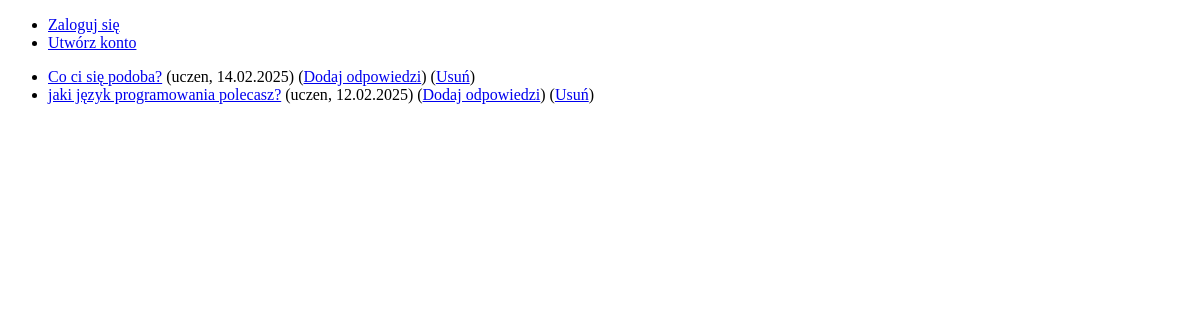
The page /lista/ on the database as committed earlier.
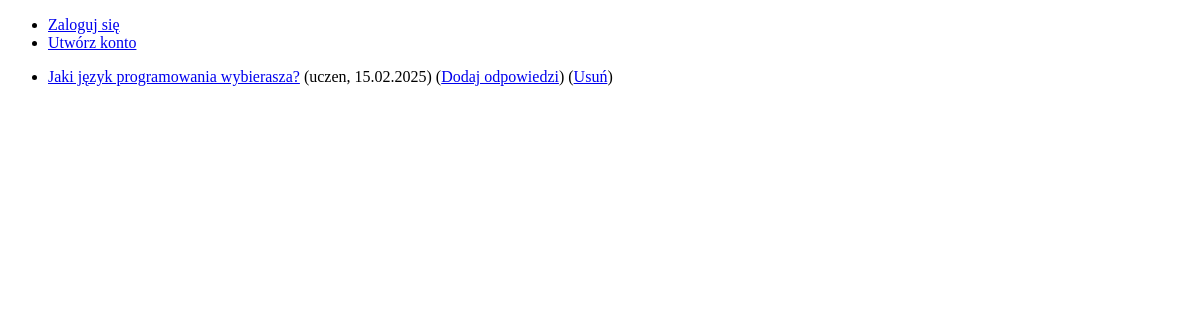
The same page on the database as committed later.
### polls/models.py (models this page shows, shortened)
class Pytanie(models.Model):
    tekst_pytania = models.CharField(max_length=200)
    data_pub = models.DateTimeField(
        "data publikacji",
        default=datetime.date.today)
    autor = models.ForeignKey(User, on_delete=models.CASCADE)

### polls/views.py (the view)
# urls.py: path("lista/", views.PytanieLista.as_view(), name="lista"),
class PytanieLista(generic.ListView):
    def get_queryset(self):
        return Pytanie.objects.order_by("-data_pub")[:5]

### polls/templates/polls/pytanie_list.html
{% extends "polls/base.html" %}
{% block tresc %}
{% if object_list %}
    <ul>
        {% for q in object_list %}
        <li><a href="{% url 'polls:detail' q.id %}">{{ q.tekst_pytania }}</a> ({{ q.autor.username }}, {{ q.data_pub|date:'d.m.Y' }})
            (<a href="{% url 'polls:odpowiedzi' q.id %}">Dodaj odpowiedzi</a>)
            (<a href="{% url 'polls:delete' q.id %}">Usuń</a>)
        </li>
        {% endfor %}
    </ul>
{% else %}
    <p>Brak ankiet!</p>
{% endif %}
{% endblock %}

### polls/templates/polls/base.html (shortened to what this page needs)
<!DOCTYPE html>
<html lang="en">
<head>
</head>
<body>
<ul>
{% if not user.is_authenticated %}
    <li><a href="{% url 'login' %}">Zaloguj się</a></li>
    <li><a href="{% url 'django_registration_register' %}">Utwórz konto</a></li>
{% endif %}
</ul>
{% block tresc %}{% endblock %}
</body>
</html>

Rows that differ between the two databases and show on the page:
removed Pytanie: tekst_pytania "Co ci się podoba?", autor.username "uczen", data_pub "14.02.2025"
removed Pytanie: tekst_pytania "jaki język programowania polecasz?", autor.username "uczen", data_pub "12.02.2025"
added Pytanie: tekst_pytania "Jaki język programowania wybierasza?", autor.username "uczen", data_pub "15.02.2025"
